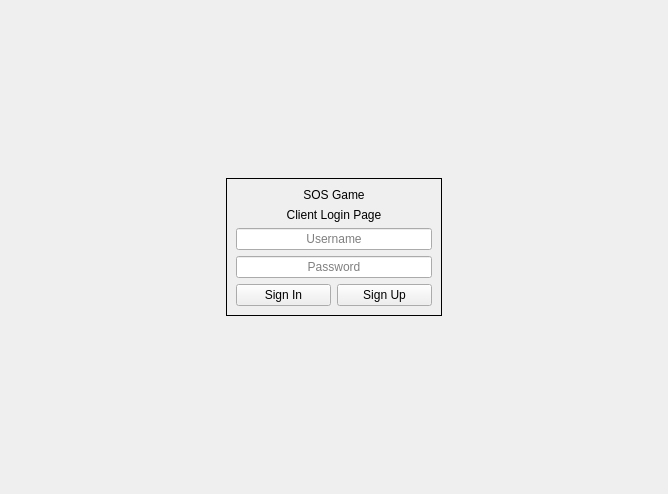
<?xml version="1.0" encoding="UTF-8"?>
<ui version="4.0">
 <class>LoginScreen</class>
 <widget class="QWidget" name="LoginScreen">
  <property name="geometry">
   <rect>
    <x>0</x>
    <y>0</y>
    <width>668</width>
    <height>494</height>
   </rect>
  </property>
  <property name="windowTitle">
   <string>Form</string>
  </property>
  <layout class="QGridLayout" name="gridLayout">
   <item row="1" column="1">
    <widget class="QFrame" name="frame">
     <property name="frameShape">
      <enum>QFrame::Box</enum>
     </property>
     <property name="frameShadow">
      <enum>QFrame::Plain</enum>
     </property>
     <layout class="QVBoxLayout" name="verticalLayout">
      <item>
       <widget class="QLabel" name="label">
        <property name="text">
         <string>SOS Game</string>
        </property>
        <property name="alignment">
         <set>Qt::AlignCenter</set>
        </property>
       </widget>
      </item>
      <item>
       <widget class="QLabel" name="label_2">
        <property name="text">
         <string>Client Login Page</string>
        </property>
        <property name="alignment">
         <set>Qt::AlignCenter</set>
        </property>
       </widget>
      </item>
      <item>
       <widget class="QLineEdit" name="usernameLineEdit">
        <property name="alignment">
         <set>Qt::AlignCenter</set>
        </property>
        <property name="placeholderText">
         <string>Username</string>
        </property>
       </widget>
      </item>
      <item>
       <widget class="QLineEdit" name="passwordLineEdit">
        <property name="echoMode">
         <enum>QLineEdit::Password</enum>
        </property>
        <property name="alignment">
         <set>Qt::AlignCenter</set>
        </property>
        <property name="placeholderText">
         <string>Password</string>
        </property>
       </widget>
      </item>
      <item>
       <layout class="QHBoxLayout" name="horizontalLayout_2">
        <item>
         <widget class="QPushButton" name="loginButton">
          <property name="text">
           <string>Sign In</string>
          </property>
         </widget>
        </item>
        <item>
         <widget class="QPushButton" name="signupButton">
          <property name="text">
           <string>Sign Up</string>
          </property>
         </widget>
        </item>
       </layout>
      </item>
     </layout>
    </widget>
   </item>
   <item row="0" column="1">
    <spacer name="verticalSpacer">
     <property name="orientation">
      <enum>Qt::Vertical</enum>
     </property>
     <property name="sizeHint" stdset="0">
      <size>
       <width>20</width>
       <height>40</height>
      </size>
     </property>
    </spacer>
   </item>
   <item row="2" column="1">
    <spacer name="verticalSpacer_2">
     <property name="orientation">
      <enum>Qt::Vertical</enum>
     </property>
     <property name="sizeHint" stdset="0">
      <size>
       <width>20</width>
       <height>40</height>
      </size>
     </property>
    </spacer>
   </item>
   <item row="1" column="2">
    <spacer name="horizontalSpacer">
     <property name="orientation">
      <enum>Qt::Horizontal</enum>
     </property>
     <property name="sizeHint" stdset="0">
      <size>
       <width>40</width>
       <height>20</height>
      </size>
     </property>
    </spacer>
   </item>
   <item row="1" column="0">
    <spacer name="horizontalSpacer_2">
     <property name="orientation">
      <enum>Qt::Horizontal</enum>
     </property>
     <property name="sizeHint" stdset="0">
      <size>
       <width>40</width>
       <height>20</height>
      </size>
     </property>
    </spacer>
   </item>
  </layout>
 </widget>
 <resources/>
 <connections/>
</ui>
